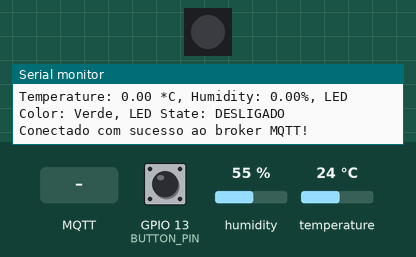
The sketch below on a simulated ESP32. Shown: 1 RGB LEDs in strip order, left to right, the last lines printed to the serial monitor. The test bench sets the inputs (shaded band); at power-on: GPIO 13 (BUTTON_PIN) HIGH, humidity 55 %, temperature 24 °C. WiFi joins after 1.5 s; servers stay silent unless stated; no MQTT or app messages arrive unless stated.

Above: at 2.7 s.
2.8 s: MQTT message "0" arrives on the first subscribed topic
5.0 s: GPIO 13 (BUTTON_PIN) pulled LOW for 3.2 s
14.2 s: GPIO 13 (BUTTON_PIN) pulsed LOW 2 times (0.12 s each, 0.3 s apart)
At 15.1 s:
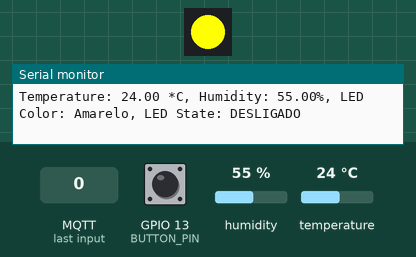
20.8 s: GPIO 13 (BUTTON_PIN) pulled LOW for 3.2 s
At 25.3 s:
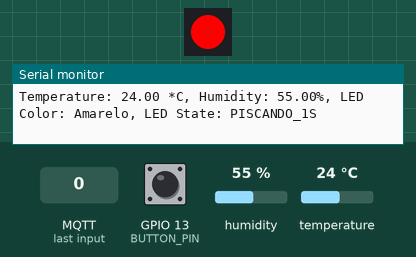
30.0 s: GPIO 13 (BUTTON_PIN) pulled LOW for 3.2 s
At 35.4 s:
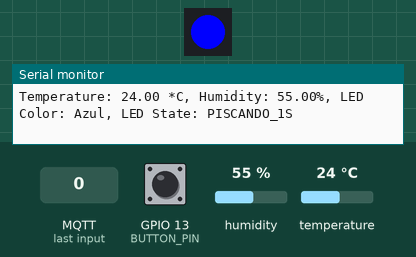
39.2 s: GPIO 13 (BUTTON_PIN) pulled LOW for 3.2 s
At 45.4 s:
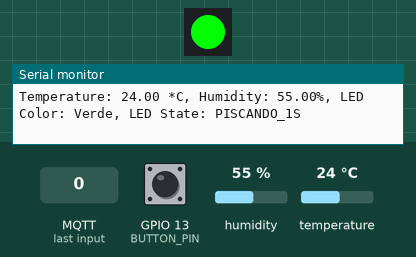
Timing chart, 0 to 49.2 s (numbered marks = the images above; inputs shaded):
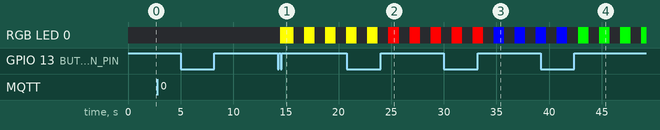

Measured:
- after the input at 14.2 s, RGB LED 0: off → RGB(255, 255, 0) after 0.24 s, then repeats every 2.0 s: off 1.0 s, RGB(255, 255, 0) 1.0 s

The sketch:

sketch.ino
```cpp
#include <Arduino.h>
#include <Adafruit_NeoPixel.h>
#include "driver/gpio.h"
#include "freertos/FreeRTOS.h"
#include "DHTesp.h"
#include <WiFi.h>
#include <PubSubClient.h>
#include <ArduinoJson.h>

#define LED_PIN 26      // Pino de controle do NeoPixel
#define NUMPIXELS 1     // Número de LEDs no strip
Adafruit_NeoPixel strip = Adafruit_NeoPixel(NUMPIXELS, LED_PIN, NEO_GRB + NEO_KHZ800);

const int DHT_PIN = 21; // Pino do sensor DHT
DHTesp dhtSensor;

#define BUTTON_PIN 13   // Pino do pushbutton
SemaphoreHandle_t buttonSemaphore;

enum LedColor { VERDE, AMARELO, VERMELHO, AZUL };
enum LedState { DESLIGADO, LIGADO, PISCANDO_1S, PISCANDO_0_3S };
LedColor currentColor = VERDE;
LedState currentState = DESLIGADO;

float temperature = 0.0;
float humidity = 0.0;

const char *SSID = "Wokwi-GUEST"; // SSID da rede Wi-Fi
const char *PASSWORD = "";        // Senha da rede Wi-Fi
const char *BROKER_MQTT = "broker.hivemq.com"; // URL do broker MQTT
int BROKER_PORT = 1883; // Porta do Broker MQTT

#define TOPIC_SUBSCRIBE_LED "topic_led_control"
#define TOPIC_PUBLISH "topic_sensor_humidiJM"
#define ID_MQTT "esp32_mqtt"

WiFiClient espClient;
PubSubClient MQTT(espClient);

static char strTemperature[10] = {0};
static char strHumidity[10] = {0};

// Função para iniciar a conexão Wi-Fi
void initWiFi(void)
{
  vTaskDelay(pdMS_TO_TICKS(10));
  Serial.println("------Conexao WI-FI------");
  Serial.print("Conectando-se na rede: ");
  Serial.println(SSID);
  Serial.println("Aguarde");

  reconnectWiFi();
}

// Função para iniciar a conexão MQTT
void initMQTT(void)
{
  MQTT.setServer(BROKER_MQTT, BROKER_PORT); // Configura o broker e porta MQTT
  MQTT.setCallback(callbackMQTT); // Atribui função de callback para quando uma mensagem chega
}

// Função de callback chamada quando uma mensagem chega
void callbackMQTT(char *topic, byte *payload, unsigned int length)
{
  String message;
  for (unsigned int i = 0; i < length; i++) {
    message += (char)payload[i];
  }
  Serial.print("Mensagem recebida no tópico: ");
  Serial.println(topic);
  Serial.print("Mensagem: ");
  Serial.println(message);

  if (strcmp(topic, TOPIC_SUBSCRIBE_LED) == 0) {
    int sepIndex = message.indexOf(';');
    if (sepIndex != -1) {
      int color = message.substring(0, sepIndex).toInt();
      int state = message.substring(sepIndex + 1).toInt();

      if (color >= 0 && color <= 3) {
        currentColor = (LedColor)color;
        setColor(currentColor);
      }

      if (state >= 0 && state <= 3) {
        currentState = (LedState)state;
      }
    }
  }
}

// Função para reconectar ao broker MQTT
void reconnectMQTT(void)
{
  while (!MQTT.connected()) {
    Serial.print("* Tentando se conectar ao Broker MQTT: ");
    Serial.println(BROKER_MQTT);
    if (MQTT.connect(ID_MQTT)) {
      Serial.println("Conectado com sucesso ao broker MQTT!");
      MQTT.subscribe(TOPIC_SUBSCRIBE_LED);
    } else {
      Serial.println("Falha ao reconectar no broker.");
      Serial.println("Nova tentativa de conexao em 2 segundos.");
      vTaskDelay(pdMS_TO_TICKS(2000));
    }
  }
}

// Verifica e reconecta ao Wi-Fi e ao MQTT se necessário
void checkWiFIAndMQTT(void)
{
  if (!MQTT.connected())
    reconnectMQTT(); // Se não há conexão com o Broker, reconecta

  reconnectWiFi(); // Se não há conexão com o Wi-Fi, reconecta
}

// Função para reconectar ao Wi-Fi
void reconnectWiFi(void)
{
  if (WiFi.status() == WL_CONNECTED)
    return;

  WiFi.begin(SSID, PASSWORD); // Conecta na rede Wi-Fi

  while (WiFi.status() != WL_CONNECTED) {
    vTaskDelay(pdMS_TO_TICKS(100));
    Serial.print(".");
  }

  Serial.println();
  Serial.print("Conectado com sucesso na rede ");
  Serial.print(SSID);
  Serial.println("IP obtido: ");
  Serial.println(WiFi.localIP());
}

// Função para definir a cor do LED
void setColor(LedColor color) {
  switch(color) {
    case VERDE:
      strip.setPixelColor(0, strip.Color(0, 255, 0));
      break;
    case AMARELO:
      strip.setPixelColor(0, strip.Color(255, 255, 0));
      break;
    case VERMELHO:
      strip.setPixelColor(0, strip.Color(255, 0, 0));
      break;
    case AZUL:
      strip.setPixelColor(0, strip.Color(0, 0, 255));
      break;
  }
  strip.show();
}

// Função para desligar o LED
void turnOff() {
  strip.setPixelColor(0, strip.Color(0, 0, 0));
  strip.show();
}

// Task para controlar o LED
void ledTask(void *pvParameters) {
  for (;;) {
    switch (currentState) {
      case DESLIGADO:
        turnOff();
        vTaskDelay(pdMS_TO_TICKS(100));
        break;
      case LIGADO:
        setColor(currentColor);
        vTaskDelay(pdMS_TO_TICKS(100));
        break;
      case PISCANDO_1S:
        setColor(currentColor);
        vTaskDelay(pdMS_TO_TICKS(1000));
        turnOff();
        vTaskDelay(pdMS_TO_TICKS(1000));
        break;
      case PISCANDO_0_3S:
        setColor(currentColor);
        vTaskDelay(pdMS_TO_TICKS(300));
        turnOff();
        vTaskDelay(pdMS_TO_TICKS(300));
        break;
    }
  }
}

// Task para gerenciar o botão
void buttonTask(void *pvParameters) {
  TickType_t buttonPressTime = 0;
  while (1) {
    if (xSemaphoreTake(buttonSemaphore, pdMS_TO_TICKS(10)) == pdTRUE) {
      if (digitalRead(BUTTON_PIN) == LOW) { // Botão pressionado
        buttonPressTime = xTaskGetTickCount();
      } else { // Botão liberado
        TickType_t buttonReleaseTime = xTaskGetTickCount();
        TickType_t buttonPressDuration = buttonReleaseTime - buttonPressTime;
        if (buttonPressDuration < pdMS_TO_TICKS(1000)) { // Pressionamento rápido
          currentState = (LedState)((currentState + 1) % 4);
        } else if (buttonPressDuration > pdMS_TO_TICKS(3000)) { // Pressionamento longo
          currentColor = (LedColor)((currentColor + 1) % 4);
        }
      }
    }
    vTaskDelay(pdMS_TO_TICKS(100));
  }
}

// Task para ler dados do sensor DHT
void DhtTask(void*parametro)
{
  while(1)
  {
    TempAndHumidity data = dhtSensor.getTempAndHumidity();
    temperature = data.temperature;
    humidity = data.humidity;
    vTaskDelay(pdMS_TO_TICKS(2000));
  }
  vTaskDelete(NULL);
}

// Task para reportar dados via MQTT
void ReportTask(void *pvParameters) {
  (void) pvParameters;
  String cor = "";
  String status = "";

  for (;;) {
    Serial.print("Temperature: ");
    Serial.print(temperature);
    Serial.print(" *C, Humidity: ");
    Serial.print(humidity);
    Serial.print("%, LED Color: ");

    switch(currentColor) {
      case VERDE:
        Serial.print("Verde");
        cor = "Verde";
        break;
      case AMARELO:
        Serial.print("Amarelo");
        cor = "Amarelo";
        break;
      case VERMELHO:
        Serial.print("Vermelho");
        cor = "Vermelho";
        break;
      case AZUL:
        Serial.print("Azul");
        cor = "Azul";
        break;
      default:
        Serial.print("Desconhecida");
        cor = "Desconhecida";
        break;
    }

    Serial.print(", LED State: ");

    switch (currentState) {
      case DESLIGADO:
        Serial.print("DESLIGADO");
        status = "DESLIGADO";
        break;
      case LIGADO:
        Serial.print("LIGADO");
        status = "LIGADO";
        break;
      case PISCANDO_1S:
        Serial.print("PISCANDO_1S");
        status = "PISCANDO_1S";
        break;
      case PISCANDO_0_3S:
        Serial.print("PISCANDO_0_3S");
        status = "PISCANDO_0_3S";
        break;
    }
    Serial.println(" ");

    StaticJsonDocument<256> doc;
    doc["temperature"] = temperature;
    doc["humidity"] = humidity;

    JsonObject ledStatus = doc.createNestedObject("ledReport");
    ledStatus["cor"] = cor.c_str();
    ledStatus["status"] = status.c_str();

    char jsonBuffer[256];
    serializeJson(doc, jsonBuffer);
    MQTT.publish(TOPIC_PUBLISH, jsonBuffer);

    vTaskDelay(pdMS_TO_TICKS(3000)); // Aguarda 3 segundos antes de imprimir o próximo relatório
  }
}

// Função de interrupção para tratar o botão
void IRAM_ATTR handleButtonPress() {
  xSemaphoreGiveFromISR(buttonSemaphore, NULL);
}

void setup() {
  Serial.begin(115200);

  Serial.println("Conectando-se à rede WiFi...");

  initWiFi();   // Inicializa a conexão Wi-Fi
  initMQTT();   // Inicializa a conexão ao broker MQTT

  strip.begin();
  strip.show(); // Inicializa todos os pixels como 'desligado'

  dhtSensor.setup(DHT_PIN, DHTesp::DHT22);

  pinMode(BUTTON_PIN, INPUT_PULLUP);
  attachInterrupt(digitalPinToInterrupt(BUTTON_PIN), handleButtonPress, CHANGE);
  buttonSemaphore = xSemaphoreCreateBinary();

  // Cria a task do LED
  xTaskCreatePinnedToCore(
    ledTask,
    "LedTask",
    1000,
    NULL,
    1,
    NULL,
    1
  );

  // Cria a task do sensor DHT
  xTaskCreatePinnedToCore(
    DhtTask,
    "DHT22",
    1000,
    NULL,
    1,
    NULL,
    1
  );

  // Cria a task do botão
  xTaskCreatePinnedToCore(
    buttonTask,
    "ButtonTask",
    1000,
    NULL,
    1,
    NULL,
    0
  );

  // Cria a task de relatório
  xTaskCreatePinnedToCore(
    ReportTask,
    "ReportTask",
    4096,
    NULL,
    1,
    NULL,
    0
  );

  // Configurações iniciais do LED
  currentState = DESLIGADO;
}

void loop() {
  checkWiFIAndMQTT();
  MQTT.loop();
  vTaskDelay(pdMS_TO_TICKS(2000));
}
```
